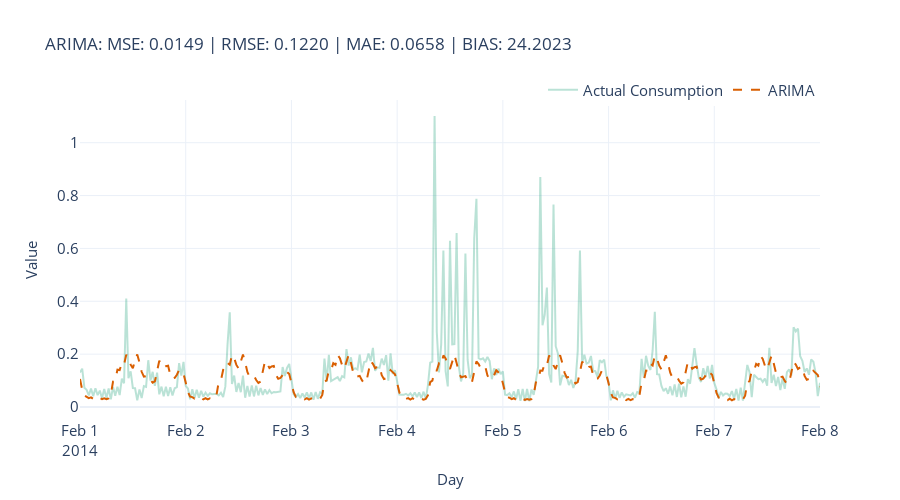

This figure's notebook cell:
### Code cell
## ARIMA
model_name = ['ARIMA']
model_display_name = ['ARIMA']

fig = plot_forecast(ts_baseline_test_pred_df, forecast_columns=model_name, forecast_display_names=model_display_name, timestamp_col ='timestamp')
fig = format_plot(fig)
fig.update_layout(
    title=f"{model_name[0]}: "\
          f"MSE: {ts_aggtest_metrics.loc[ts_aggtest_metrics.Model==model_name[0]][['mean_squared_error']].iloc[0].item():.4f} | "\
          f"RMSE: {ts_aggtest_metrics.loc[ts_aggtest_metrics.Model==model_name[0]][['root_mean_squared_error']].iloc[0].item():.4f} | "\
          f"MAE: {ts_aggtest_metrics.loc[ts_aggtest_metrics.Model==model_name[0]][['mean_absolute_error']].iloc[0].item():.4f} | "\
          f"BIAS: {ts_aggtest_metrics.loc[ts_aggtest_metrics.Model==model_name[0]][['forecast_bias']].iloc[0].item():.4f}"
)
fig.update_xaxes(type="date", range=["2014-02-01", "2014-02-08"])
fig.write_image(dst_img/"arima.png")
fig.show()

### Figure 1 — Plotly figure (JSON) as saved in the notebook; plotly's stock layout.template omitted (floating-point values rounded to 4 significant figures; data arrays with more than 128 entries replaced by an {"elided": "..."} marker saying what was removed)
{"data": [{"line": {"color": "rgba(27,158,119, 0.3)"}, "mode": "lines", "name": "Actual Consumption", "type": "scatter", "x": {"elided": "1296 str values"}, "y": {"elided": "1296 float values"}}, {"line": {"color": "rgba(217,95,2, 1)", "dash": "dash"}, "mode": "lines", "name": "ARIMA", "type": "scatter", "x": {"elided": "1296 str values"}, "y": {"elided": "1296 float values"}}], "layout": {"autosize": false, "height": 500, "legend": {"font": {"size": 15}, "orientation": "h", "title": {}, "x": 1, "xanchor": "right", "y": 0.98, "yanchor": "bottom"}, "title": {"text": "ARIMA: MSE: 0.0149 | RMSE: 0.1220 | MAE: 0.0658 | BIAS: 24.2023"}, "width": 900, "xaxis": {"range": ["2014-02-01", "2014-02-08"], "tickfont": {"size": 15}, "title": {"font": {"size": 15}, "text": "Day"}, "type": "date"}, "yaxis": {"tickfont": {"size": 15}, "title": {"font": {"size": 15}, "text": "Value"}}}}
